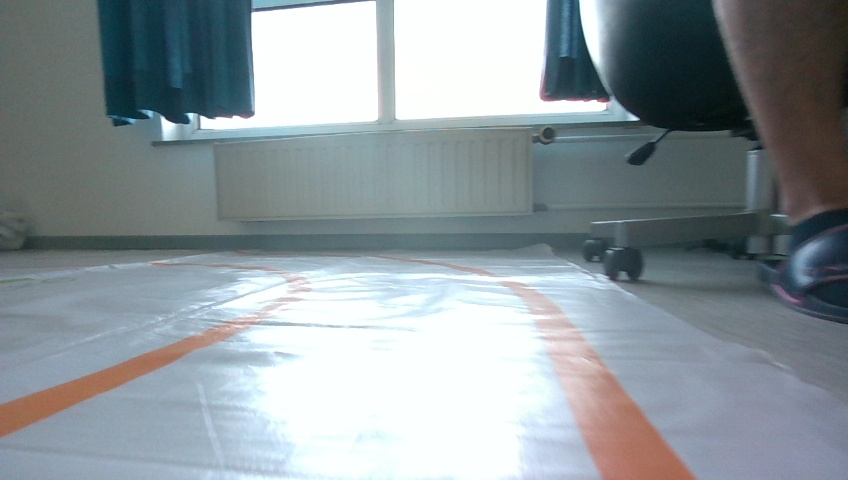
#> input picture images/frame0185.jpg, 848 x 480 px
$ jupyter execute lane_detection_v1.ipynb
#> lines starting #> are read from the running program, lines starting #| are printed output that depends on the picture
[cell 1]
import cv2
import numpy as np
import matplotlib.pyplot as plt
from sklearn.cluster import KMeans

import os

### First check the correct hsv value of lane marks

[cell 2]
# load any sample image:
image = cv2.imread('./images/frame0185.jpg') #0134, 0078, 0041, 0051, 0055, 0062,  0006, 0058, 0070, 0154, 0164, 0168, 185, 0018
#> image is the input picture: shape (480, 848, 3); mean B, G, R 156.1, 151, 140.8
hsv = cv2.cvtColor(image, cv2.COLOR_BGR2HSV)
#> hsv: shape (480, 848, 3); mean H, S, V 88.6, 45.5, 159.3

[cell 3]
def show_with_grid_and_marker(img, x, y, title=""):
#> called with x = 100, y = 200, title = 'Image with Marked Pixel'
    plt.figure(figsize=(10, 6))
    plt.imshow(cv2.cvtColor(img, cv2.COLOR_BGR2RGB))
    plt.title(title)
    plt.xlabel("X (columns)")
    plt.ylabel("Y (rows)")

    # Draw a red dot at (x, y)
    plt.plot(x, y, 'ro', markersize=8, label=f'({x}, {y})')

    # Optionally, annotate the point
    plt.text(x + 10, y - 10, f'({x}, {y})', color='red', fontsize=12)

    # Grid settings
    plt.grid(True, color='white', linestyle='--', linewidth=0.5)
    plt.xticks(np.arange(0, img.shape[1], step=50))
    plt.yticks(np.arange(0, img.shape[0], step=50))

    plt.legend()
    plt.show()
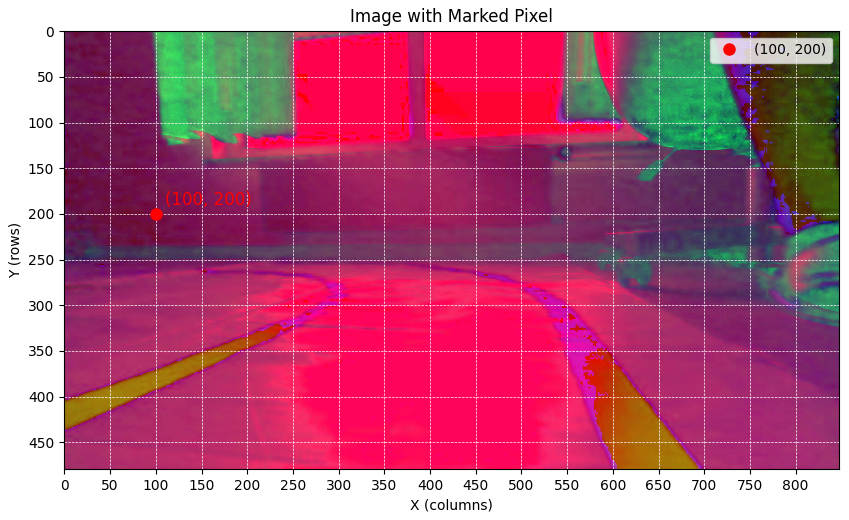
#> figure drawn by matplotlib, 1 panel

x, y = 100, 200
show_with_grid_and_marker(hsv, x, y, "Image with Marked Pixel")

[cell 4]
# Selecte desired pixel cords manually
# --- Define Points ---
white_coords = [(400,300)]
yellow_coords = [(650,450), (600,400), (50,400), (150,352), (552,350)]

[cell 5]
# --- Helper Function ---
def show_with_markers(img_bgr, points, title="Image with Markers"):
    plt.figure(figsize=(10, 6))
    plt.imshow(cv2.cvtColor(img_bgr, cv2.COLOR_BGR2RGB))
    for (x, y), label in points:
        plt.plot(x, y, 'bo')  # red dot
        plt.text(x + 5, y - 5, label, color='green', fontsize=9)
    plt.title(title)
    plt.grid(True, color='white', linestyle='--', linewidth=0.5)
    plt.xlabel("X (columns)")
    plt.ylabel("Y (rows)")
    plt.xticks(np.arange(0, img_bgr.shape[1], step=50))
    plt.yticks(np.arange(0, img_bgr.shape[0], step=50))
    plt.show()

# --- Load image and convert to HSV ---
#frame = cv2.imread('frame_00177.jpg')
#hsv = cv2.cvtColor(frame, cv2.COLOR_BGR2HSV)
# --- Sample HSV values ---
print("🎨 Yellow Pixel HSV Values:")
for i, (x, y) in enumerate(yellow_coords, 1):
    h, s, v = hsv[y, x]
    print(f"  {i}. ({x}, {y}) → H:{h}, S:{s}, V:{v}")
#> this loop made 5 passes
#> (h, s, v) on passes 1 to 5: (6, 113, 170), (4, 56, 196), (10, 125, 163), (4, 48, 155), (170, 13, 227)
#|   1. (650, 450) → H:6, S:113, V:170
#|   2. (600, 400) → H:4, S:56, V:196
#|   3. (50, 400) → H:10, S:125, V:163
#|   4. (150, 352) → H:4, S:48, V:155
#|   5. (552, 350) → H:170, S:13, V:227

print("\n🎨 White Pixel HSV Values:")
for i, (x, y) in enumerate(white_coords, 1):
    h, s, v = hsv[y, x]
    print(f"  {i}. ({x}, {y}) → H:{h}, S:{s}, V:{v}")
#> this loop made 1 pass
#> (h, s, v) on pass 1: (84, 5, 255)
#|   1. (400, 300) → H:84, S:5, V:255

# --- (Optional) Show markers on image ---
all_points = [(pt, f"Y{i+1}") for i, pt in enumerate(yellow_coords)] + \
             [(pt, f"W{i+1}") for i, pt in enumerate(white_coords)]
show_with_markers(hsv, all_points, title="Yellow & White Pixel Markers")

### Update these based in extract_yellow_lane_mask() funtion
    lower_yellow = np.array([3, 70, 100])
    upper_yellow = np.array([15, 180, 200])

[cell 6]
# --- Utility display function ---
# [9 lines left out: function display_image, not called in this run]

# --- Step 1: Load image from folder ---
def load_image(frame_id, folder):
    filename = os.path.join(folder, f"frame{frame_id}.jpg")  # or .jpg
    if not os.path.exists(filename):
        print(f"Image not found: {filename}")
        return None
    img = cv2.imread(filename)
    if img is None:
        print(f"Failed to read image: {filename}")
    return img

# --- Step 2: Define ROI mask ---
# [56 lines left out: functions get_roi_mask, extract_yellow_lane_mask, find_lane_points, draw_lane_points, simple_lane_centers, not called in this run]
#---k-mean--

from sklearn.cluster import KMeans

# [23 lines left out: functions kmeans_lane_centers, draw_lane_centers, not called in this run]

### Pipeline

[cell 7]
# --- Main processing for a single frame ---
# [26 lines left out: function process_frame, not called in this run]

# --- Example usage for batch processing frames ---
def process_image_folder(image_folder, start_frame, end_frame, step=1):
    for i in range(start_frame, end_frame + 1, step):
        frame_id = f"{i:04d}"  # e.g. 0001, 0002
        print(f"\nProcessing frame: {frame_id}")
        img = load_image(frame_id, image_folder)

$ run again, with images/0135.jpg copied over images/frame0185.jpg
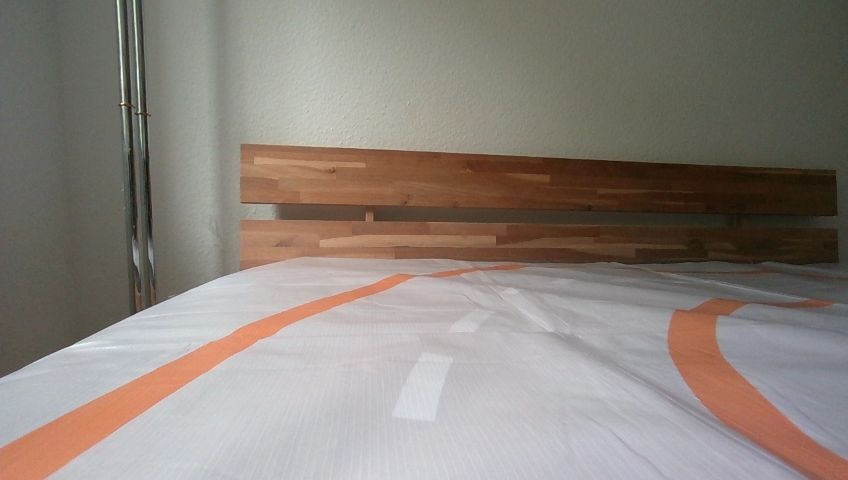
#> input picture images/0135.jpg, 848 x 480 px
#> image is the input picture: shape (480, 848, 3); mean B, G, R 123.7, 130.9, 139.7
#> hsv: shape (480, 848, 3); mean H, S, V 55, 44.1, 142.1
#> in show_with_grid_and_marker, `plt.show()`:
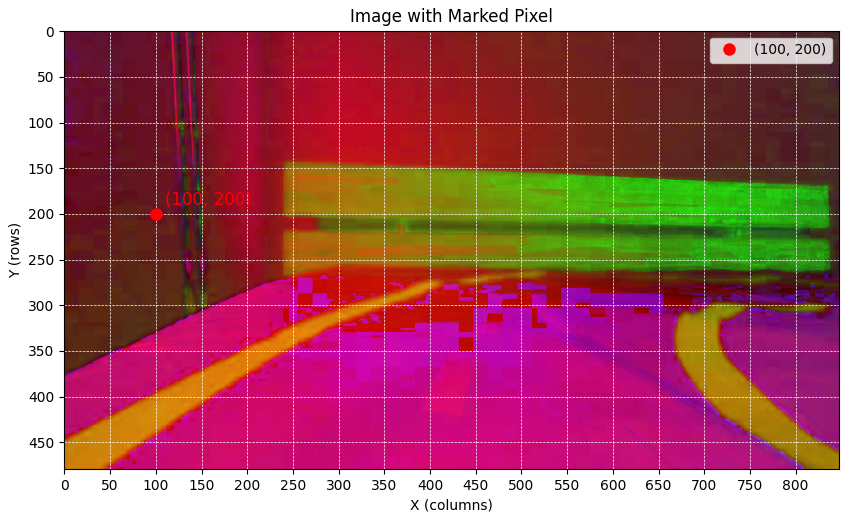
#> figure drawn by matplotlib, 1 panel
#> the loop `for i, (x, y) in enumerate(yellow_coords, 1):` made 5 passes
#> (h, s, v) on passes 1 to 5: (116, 18, 196), (109, 11, 187), (103, 12, 190), (109, 10, 198), (132, 7, 190)
#> (printed output is left out)
#> the loop `for i, (x, y) in enumerate(white_coords, 1):` made 1 pass
#> (h, s, v) on pass 1: (3, 15, 191)
#> (printed output is left out)
